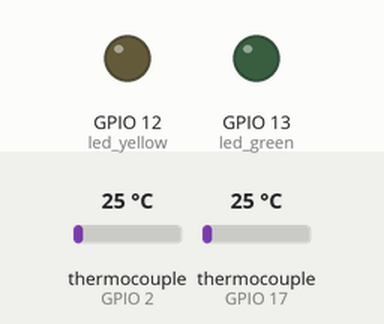
This program was run on a simulated ESP32. Parts: output pins drawn as LEDs (lit = HIGH). The test bench sets the inputs (shaded band); at power-on: thermocouple (sensors on GPIO 2, GPIO 17) 25 °C. Nothing arrives over Bluetooth unless stated; what the program prints to the serial monitor is not drawn.

Above: at 0.1 s.
At 2.1 s:
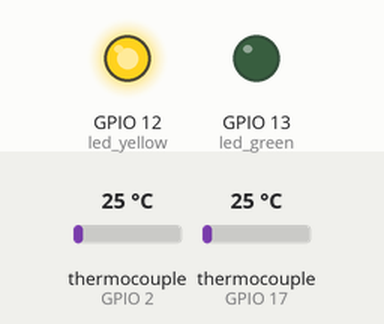
At 4.1 s:
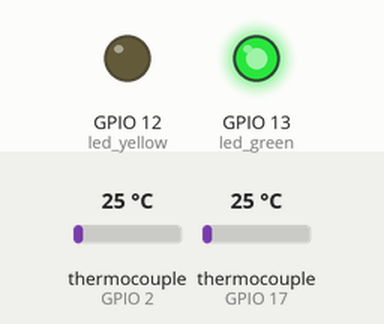
Timing chart, 0 to 5.6 s (numbered marks = the images above):
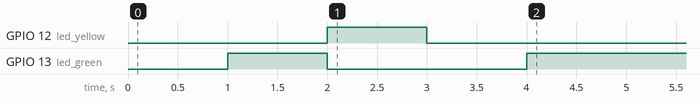

The program:

main.cpp
```cpp
#include "BluetoothSerial.h"

#if !defined(CONFIG_BT_ENABLED) || !defined(CONFIG_BLUEDROID_ENABLED)
#error Bluetooth is not enabled! Please run `make menuconfig` to and enable it
#endif

BluetoothSerial SerialBT;

//Defining constants for the rest of the code
#include <max6675.h>

//LED PINS
const byte led_green = 13; //GREEN
const byte led_yellow = 12; //YELLOW
const byte led_red = 14; //RED

//temperature of the oil OIL
const byte danger_temp_oil = 80;
const byte max_temp_oil = 100;
float current_avg_oil = 0;
float printed_avg_oil = 0;

//temp CYLINDER HEAD
const short danger_temp_head = 160;
const short max_temp_head = 200;
float current_avg_head = 0;
float printed_avg_head = 0;

//time intervals
const short interval = 300; // buffer time for MAX6675
unsigned long previous_millis = 0;
const byte number_of_readings = 6;

//oil sensors
const byte thermo_oil_CLK = 5; //12;
const byte thermo_oil_CS = 17; //14;
const byte thermo_oil_DO = 16; //27;
float temp_oil = 69;

//for sensor 2
const byte thermo_head_CLK = 4; //26;
const byte thermo_head_CS = 2; //25;
const byte thermo_head_DO = 15; //33;
float temp_head = 69;

// Creating Thermopar objects
MAX6675 thermocouple_oil(thermo_oil_CLK, thermo_oil_CS, thermo_oil_DO);
MAX6675 thermocouple_head(thermo_head_CLK, thermo_head_CS, thermo_head_DO);

int i = 0;

void setup()
{

  Serial.begin(115200);
  SerialBT.begin("ECU-Fusca");
  SerialBT.println("The device started, now you can pair it with bluetooth!");
  SerialBT.println();

  pinMode(led_green, OUTPUT);
  pinMode(led_green, OUTPUT);
  pinMode(led_yellow, OUTPUT);

  //TO SHOW THAT ALL LEDS ARE WORKING
  digitalWrite(led_green, LOW);
  digitalWrite(led_yellow, LOW);
  digitalWrite(led_red, HIGH);
  delay(1000);
  digitalWrite(led_red, LOW);
  digitalWrite(led_green, HIGH);
  delay(1000);
  digitalWrite(led_green, LOW);
  digitalWrite(led_yellow, HIGH);
  delay(1000);
  digitalWrite(led_yellow, LOW);
  delay(1000);

}

void loop()
{

  unsigned long current_millis = millis();

  if(current_millis - previous_millis >= interval){

    previous_millis = current_millis;
    temp_oil = thermocouple_oil.readCelsius();
    temp_head = thermocouple_head.readCelsius();
    current_avg_oil = current_avg_oil + temp_oil/number_of_readings;
    current_avg_head = current_avg_head + temp_head/number_of_readings;
    i++;

  }

  if(i >= number_of_readings){

    i = 0;
    printed_avg_oil = current_avg_oil;
    current_avg_oil = 0;
    printed_avg_head = current_avg_head;
    current_avg_head = 0;

  }

  SerialBT.print(temp_oil);
  SerialBT.print(",");
  SerialBT.print(temp_head);
  SerialBT.print(",");
  SerialBT.println();
  Serial.print(temp_oil);
  Serial.print(",");
  Serial.print(temp_head);
  Serial.print(",");
  Serial.println();

  if (printed_avg_oil > max_temp_oil || printed_avg_head > max_temp_head)
  {
    digitalWrite(led_red, HIGH);
    digitalWrite(led_green, LOW);
    digitalWrite(led_yellow, LOW);
  }
  else if (printed_avg_oil > danger_temp_oil || printed_avg_head > danger_temp_head)
  {
    digitalWrite(led_red, LOW);
    digitalWrite(led_green, LOW);
    digitalWrite(led_yellow, HIGH);
  }
  else
  {
    digitalWrite(led_red, LOW);
    digitalWrite(led_green, HIGH);
    digitalWrite(led_yellow, LOW);
  }
}
```

Measured:
- by itself, GPIO 13 (led_green): HIGH → LOW at 2.0 s, → HIGH 2.0 s later
